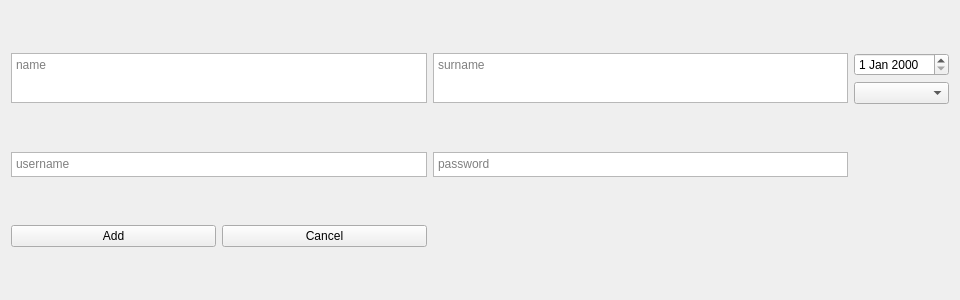
<?xml version="1.0" encoding="UTF-8"?>
<ui version="4.0">
 <class>QtAddUserWindow</class>
 <widget class="QWidget" name="QtAddUserWindow">
  <property name="geometry">
   <rect>
    <x>0</x>
    <y>0</y>
    <width>960</width>
    <height>300</height>
   </rect>
  </property>
  <property name="windowTitle">
   <string>QtAddUserWindow</string>
  </property>
  <layout class="QGridLayout" name="gridLayout">
   <item row="3" column="1">
    <widget class="QTextEdit" name="PasswordTextEdit">
     <property name="maximumSize">
      <size>
       <width>16777215</width>
       <height>25</height>
      </size>
     </property>
     <property name="placeholderText">
      <string>password</string>
     </property>
    </widget>
   </item>
   <item row="0" column="3">
    <layout class="QVBoxLayout" name="verticalLayout">
     <item>
      <widget class="QDateEdit" name="BirthdayDateEdit"/>
     </item>
     <item>
      <widget class="QComboBox" name="UserTypeComboBox"/>
     </item>
    </layout>
   </item>
   <item row="3" column="0">
    <widget class="QTextEdit" name="UsernameTextEdit">
     <property name="maximumSize">
      <size>
       <width>16777215</width>
       <height>25</height>
      </size>
     </property>
     <property name="placeholderText">
      <string>username</string>
     </property>
    </widget>
   </item>
   <item row="0" column="1">
    <widget class="QTextEdit" name="SurnameTextEdit">
     <property name="maximumSize">
      <size>
       <width>16777215</width>
       <height>50</height>
      </size>
     </property>
     <property name="placeholderText">
      <string>surname</string>
     </property>
    </widget>
   </item>
   <item row="0" column="0">
    <widget class="QTextEdit" name="NameTextEdit">
     <property name="maximumSize">
      <size>
       <width>16777215</width>
       <height>50</height>
      </size>
     </property>
     <property name="placeholderText">
      <string>name</string>
     </property>
    </widget>
   </item>
   <item row="4" column="0">
    <layout class="QHBoxLayout" name="horizontalLayout">
     <property name="sizeConstraint">
      <enum>QLayout::SetMinimumSize</enum>
     </property>
     <item>
      <widget class="QPushButton" name="AddButton">
       <property name="text">
        <string>Add</string>
       </property>
      </widget>
     </item>
     <item>
      <widget class="QPushButton" name="CancelButton">
       <property name="text">
        <string>Cancel</string>
       </property>
      </widget>
     </item>
    </layout>
   </item>
  </layout>
 </widget>
 <layoutdefault spacing="6" margin="11"/>
 <resources/>
 <connections/>
</ui>
